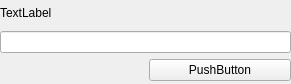
<?xml version="1.0" encoding="UTF-8"?>
<ui version="4.0">
 <class>Widget</class>
 <widget class="QWidget" name="Widget">
  <property name="geometry">
   <rect>
    <x>0</x>
    <y>0</y>
    <width>291</width>
    <height>84</height>
   </rect>
  </property>
  <property name="windowTitle">
   <string>Form</string>
  </property>
  <widget class="QWidget" name="">
   <property name="geometry">
    <rect>
     <x>0</x>
     <y>0</y>
     <width>291</width>
     <height>81</height>
    </rect>
   </property>
   <layout class="QGridLayout" name="gridLayout">
    <item row="0" column="0">
     <widget class="QLabel" name="label">
      <property name="text">
       <string>TextLabel</string>
      </property>
     </widget>
    </item>
    <item row="1" column="0" colspan="2">
     <widget class="QLineEdit" name="lineEdit"/>
    </item>
    <item row="2" column="1">
     <widget class="QPushButton" name="pushButton">
      <property name="text">
       <string>PushButton</string>
      </property>
     </widget>
    </item>
   </layout>
  </widget>
 </widget>
 <resources/>
 <connections/>
</ui>
